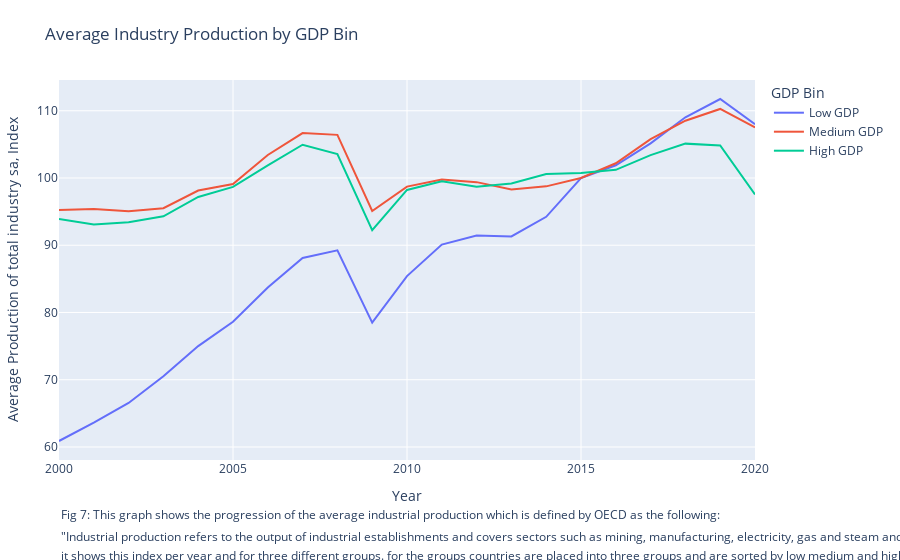

Notebook code for this chart:
### Code cell
%store -r figgdp2

figgdp2.show()

### Figure 1 — Plotly figure (JSON) as saved in the notebook; plotly's stock layout.template omitted (floating-point values rounded to 4 significant figures)
{"data": [{"name": "Low GDP", "type": "scatter", "x": [2000, 2001, 2002, 2003, 2004, 2005, 2006, 2007, 2008, 2009, 2010, 2011, 2012, 2013, 2014, 2015, 2016, 2017, 2018, 2019, 2020], "y": [60.89, 63.62, 66.54, 70.5, 75.0, 78.61, 83.72, 88.1, 89.24, 78.49, 85.41, 90.1, 91.44, 91.31, 94.23, 99.97, 101.9, 105.1, 109.0, 111.7, 108.0]}, {"name": "Medium GDP", "type": "scatter", "x": [2000, 2001, 2002, 2003, 2004, 2005, 2006, 2007, 2008, 2009, 2010, 2011, 2012, 2013, 2014, 2015, 2016, 2017, 2018, 2019, 2020], "y": [95.23, 95.38, 95.06, 95.51, 98.13, 99.11, 103.4, 106.7, 106.4, 95.09, 98.72, 99.78, 99.38, 98.29, 98.76, 100, 102.2, 105.8, 108.5, 110.3, 107.5]}, {"name": "High GDP", "type": "scatter", "x": [2000, 2001, 2002, 2003, 2004, 2005, 2006, 2007, 2008, 2009, 2010, 2011, 2012, 2013, 2014, 2015, 2016, 2017, 2018, 2019, 2020], "y": [93.9, 93.07, 93.41, 94.3, 97.18, 98.68, 101.9, 104.9, 103.6, 92.24, 98.22, 99.53, 98.69, 99.18, 100.6, 100.7, 101.2, 103.4, 105.1, 104.8, 97.55]}], "layout": {"annotations": [{"font": {"size": 12}, "showarrow": false, "text": "Fig 7: This graph shows the progression of the average industrial production which is defined by OECD as the following: ", "x": 0, "xref": "paper", "y": -0.17, "yref": "paper"}, {"font": {"size": 12}, "showarrow": false, "text": "\"Industrial production refers to the output of industrial establishments and covers sectors such as mining, manufacturing, electricity, gas and steam and air-conditioning.\"", "x": 0, "xref": "paper", "y": -0.23, "yref": "paper"}, {"font": {"size": 12}, "showarrow": false, "text": "it shows this index per year and for three different groups. for the groups countries are placed into three groups and are sorted by low medium and high GDP. ", "x": 0, "xref": "paper", "y": -0.28, "yref": "paper"}], "legend": {"title": {"text": "GDP Bin"}}, "margin": {"b": 100, "l": 50, "r": 50, "t": 80}, "title": {"text": "Average Industry Production by GDP Bin"}, "xaxis": {"title": {"text": "Year"}}, "yaxis": {"title": {"text": "Average Production of total industry sa, Index"}}}}
